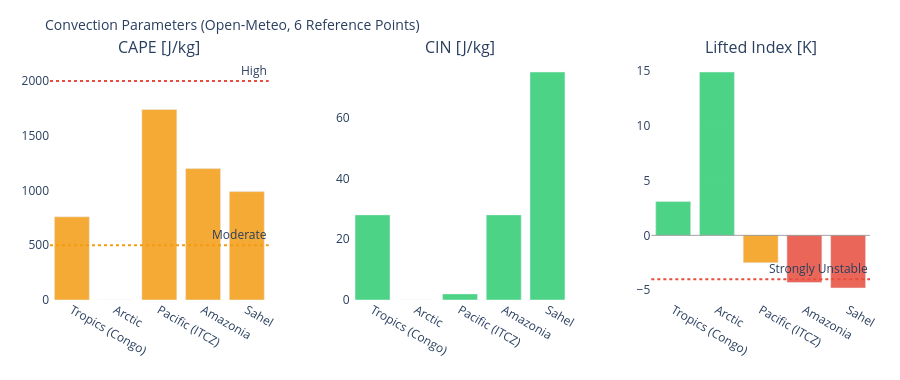

Notebook code cell kept with this figure:
### Markdown cell above
---
## 3. Visualizations

### Code cell
# ============================================================
# CAPE / CIN / LIFTED INDEX – Convection potential
# ============================================================

if not df_atm.empty:
    fig = make_subplots(
        rows=1, cols=3,
        subplot_titles=['CAPE [J/kg]', 'CIN [J/kg]', 'Lifted Index [K]'],
        horizontal_spacing=0.1
    )
    pts = df_atm['point'].tolist()
    pt_colors = ['#E85D24','#185FA5','#888780','#378ADD','#639922','#F2A623']

    # CAPE – höher = mehr Gewitterpotential
    cape_vals = df_atm['cape'].fillna(0).tolist()
    cape_colors = ['#e74c3c' if v > 2000 else '#f39c12' if v > 500 else '#2ecc71'
                   for v in cape_vals]
    fig.add_trace(go.Bar(x=pts, y=cape_vals, marker_color=cape_colors,
                         opacity=0.85, showlegend=False), row=1, col=1)
    fig.add_hline(y=2000, line_dash='dot', line_color='#e74c3c',
                  annotation_text='High', row=1, col=1)
    fig.add_hline(y=500,  line_dash='dot', line_color='#f39c12',
                  annotation_text='Moderate', row=1, col=1)

    # CIN – negativer = stärker gedeckelt (weniger Auslöse)
    cin_vals = df_atm['cin'].fillna(0).tolist()
    cin_colors = ['#e74c3c' if v < -200 else '#f39c12' if v < -50 else '#2ecc71'
                  for v in cin_vals]
    fig.add_trace(go.Bar(x=pts, y=cin_vals, marker_color=cin_colors,
                         opacity=0.85, showlegend=False), row=1, col=2)

    # Lifted Index – negativ = instabil
    li_vals = df_atm['li'].fillna(0).tolist()
    li_colors = ['#e74c3c' if v < -4 else '#f39c12' if v < 0 else '#2ecc71'
                 for v in li_vals]
    fig.add_trace(go.Bar(x=pts, y=li_vals, marker_color=li_colors,
                         opacity=0.85, showlegend=False), row=1, col=3)
    fig.add_hline(y=0, line_color='gray', line_width=0.7, row=1, col=3)
    fig.add_hline(y=-4, line_dash='dot', line_color='#e74c3c',
                  annotation_text='Strongly Unstable', row=1, col=3)

    fig.update_layout(
        title=dict(text='Convection Parameters (Open-Meteo, 6 Reference Points)', font=dict(size=14)),
        height=380, plot_bgcolor='rgba(0,0,0,0)', paper_bgcolor='rgba(0,0,0,0)',
        margin=dict(l=50, r=30, t=60, b=80)
    )
    fig.update_xaxes(tickangle=30)
    fig.show()

### Figure 1 — Plotly figure (JSON) as saved in the notebook; plotly's stock layout.template omitted (floating-point values rounded to 4 significant figures)
{"data": [{"marker": {"color": ["#f39c12", "#2ecc71", "#f39c12", "#f39c12", "#f39c12"]}, "opacity": 0.85, "showlegend": false, "type": "bar", "x": ["Tropics (Congo)", "Arctic", "Pacific (ITCZ)", "Amazonia", "Sahel"], "xaxis": "x", "y": [760.0, 0.0, 1740.0, 1200.0, 990.0], "yaxis": "y"}, {"marker": {"color": ["#2ecc71", "#2ecc71", "#2ecc71", "#2ecc71", "#2ecc71"]}, "opacity": 0.85, "showlegend": false, "type": "bar", "x": ["Tropics (Congo)", "Arctic", "Pacific (ITCZ)", "Amazonia", "Sahel"], "xaxis": "x2", "y": [28.0, 0.0, 2.0, 28.0, 75.0], "yaxis": "y2"}, {"marker": {"color": ["#2ecc71", "#2ecc71", "#f39c12", "#e74c3c", "#e74c3c"]}, "opacity": 0.85, "showlegend": false, "type": "bar", "x": ["Tropics (Congo)", "Arctic", "Pacific (ITCZ)", "Amazonia", "Sahel"], "xaxis": "x3", "y": [3.1, 14.9, -2.5, -4.3, -4.8], "yaxis": "y3"}], "layout": {"annotations": [{"font": {"size": 16}, "showarrow": false, "text": "CAPE [J/kg]", "x": 0.1333, "xanchor": "center", "xref": "paper", "y": 1.0, "yanchor": "bottom", "yref": "paper"}, {"font": {"size": 16}, "showarrow": false, "text": "CIN [J/kg]", "x": 0.5, "xanchor": "center", "xref": "paper", "y": 1.0, "yanchor": "bottom", "yref": "paper"}, {"font": {"size": 16}, "showarrow": false, "text": "Lifted Index [K]", "x": 0.8667, "xanchor": "center", "xref": "paper", "y": 1.0, "yanchor": "bottom", "yref": "paper"}, {"showarrow": false, "text": "High", "x": 1, "xanchor": "right", "xref": "x domain", "y": 2000, "yanchor": "bottom", "yref": "y"}, {"showarrow": false, "text": "Moderate", "x": 1, "xanchor": "right", "xref": "x domain", "y": 500, "yanchor": "bottom", "yref": "y"}, {"showarrow": false, "text": "Strongly Unstable", "x": 1, "xanchor": "right", "xref": "x3 domain", "y": -4, "yanchor": "bottom", "yref": "y3"}], "height": 380, "margin": {"b": 80, "l": 50, "r": 30, "t": 60}, "paper_bgcolor": "rgba(0,0,0,0)", "plot_bgcolor": "rgba(0,0,0,0)", "shapes": [{"line": {"color": "#e74c3c", "dash": "dot"}, "type": "line", "x0": 0, "x1": 1, "xref": "x domain", "y0": 2000, "y1": 2000, "yref": "y"}, {"line": {"color": "#f39c12", "dash": "dot"}, "type": "line", "x0": 0, "x1": 1, "xref": "x domain", "y0": 500, "y1": 500, "yref": "y"}, {"line": {"color": "gray", "width": 0.7}, "type": "line", "x0": 0, "x1": 1, "xref": "x3 domain", "y0": 0, "y1": 0, "yref": "y3"}, {"line": {"color": "#e74c3c", "dash": "dot"}, "type": "line", "x0": 0, "x1": 1, "xref": "x3 domain", "y0": -4, "y1": -4, "yref": "y3"}], "title": {"font": {"size": 14}, "text": "Convection Parameters (Open-Meteo, 6 Reference Points)"}, "xaxis": {"anchor": "y", "domain": [0.0, 0.2667], "tickangle": 30}, "xaxis2": {"anchor": "y2", "domain": [0.3667, 0.6333], "tickangle": 30}, "xaxis3": {"anchor": "y3", "domain": [0.7333, 1.0], "tickangle": 30}, "yaxis": {"anchor": "x", "domain": [0.0, 1.0]}, "yaxis2": {"anchor": "x2", "domain": [0.0, 1.0]}, "yaxis3": {"anchor": "x3", "domain": [0.0, 1.0]}}}
